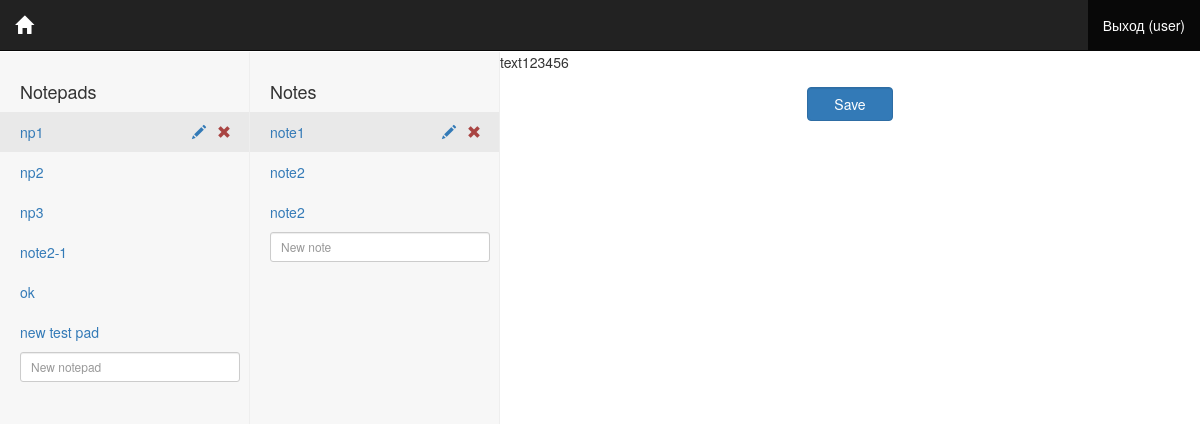
Page /note/1/ on the earlier database version.
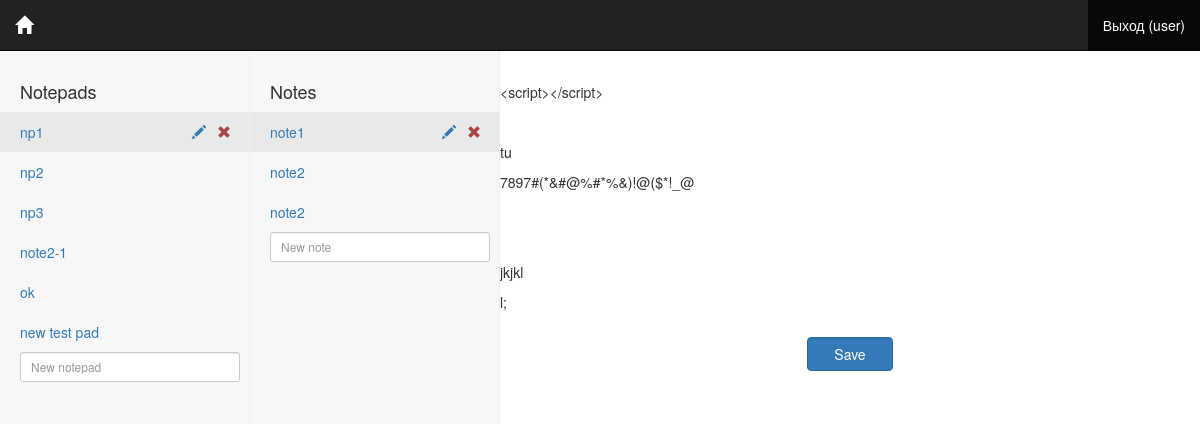
Same page on the later database version.
### main/models.py (models this page shows, shortened)
class User(models.Model):
    name = models.CharField(max_length=32)
    password = models.CharField(max_length=128)
    avatar = models.CharField(max_length=128, blank = True)
    reg_date = models.DateTimeField(auto_now_add=True)
    last_seen = models.DateTimeField(auto_now=True)

class Notepad(models.Model):
    title = models.CharField(max_length=32)
    user = models.ForeignKey(User, related_name='notepads')

class Note(models.Model):
    title = models.CharField(max_length=32)
    text = models.TextField(blank = True)
    notepad = models.ForeignKey(Notepad, related_name='notes')

### main/views.py (the view)
# urls.py: url(r'^note/(?P<note_id>\d+)/$', views.note, name='note'),
@csrf_exempt
def note(request, note_id):
    user = User.objects.get(id=1)
    note = Note.objects.get(id=note_id)
    notepad = note.notepad
    if request.method == 'POST':
        text = request.POST.dict()['text']
        note.text = text
        note.save()
        return HttpResponse(json.dumps({'status': 'Success'}))
    form_notepad = NotepadForm()
    form_note_add = NoteForm()
    form_note_update = NoteForm(initial={'title': note.title})
    context = {'user': user,
        'form_notepad': form_notepad,
        'form_note_add': form_note_add,
        'form_note_update': form_note_update,
        'current_notepad': notepad,
        'current_note': note
    }
    return render(request, 'main/note.html', context)

### main/forms.py
class NotepadForm(forms.ModelForm):
    class Meta:
        model = Notepad
        fields = ['title']

class NoteForm(forms.ModelForm):
    class Meta:
        model = Note
        fields = ['title', 'text']

### main/templates/main/note.html (shortened to what this page needs)
{% extends "main/index.html" %}

### main/templates/main/index.html (shortened to what this page needs)
{% extends "main/base.html" %}
{% block content %}
{% load widget_tweaks %}
<div class="sidebar-first">
    <ul class="nav nav-sidebar">
        <li>
            <h4>Notepads</h4>
        </li>
        {% for notepad in user.notepads.all %}
        <li {% if notepad == current_notepad %}class="active"{% endif %}>
            <a href="{% url 'notepad' notepad_id=notepad.id %}">
                {{notepad.title}}
                <span class="link-edit">
                    <i class="glyphicon glyphicon-pencil text-primary" data-toggle="modal" data-target="#modal-edit"></i>
                </span>
                <span class="link-del">
                    <i class="glyphicon glyphicon-remove text-danger"></i>
                </span>
            </a>
        </li>
        {% endfor %}
        <li>
            <form method="POST">
                <div class="form-group">
                    {% render_field form_notepad.title class="form-control input-sm" placeholder="New notepad" %}
                </div>
            </form>
        </li>
    </ul>
</div>
<div class="sidebar-second">
    <ul class="nav nav-sidebar">
        <li>
            <h4>Notes</h4>
        </li>
        {% if current_notepad %}
        {% for note in current_notepad.notes.all %}
        <li {% if note == current_note %}class="active"{% endif %}>
            <a href="{% url 'note' note_id=note.id %}">
                {{note.title}}
                <span class="link-edit">
                    <i class="glyphicon glyphicon-pencil text-primary" data-toggle="modal" data-target="#modal-edit"></i>
                </span>
                <span class="link-del">
                    <i class="glyphicon glyphicon-remove text-danger" data-toggle="modal" data-target="#modal-del"></i>
                </span>
            </a>
        </li>
        {% endfor %}
        <li>
            <form method="POST">
                <div class="form-group">
                    {% render_field form_note_add.title class="form-control input-sm" placeholder="New note" %}
                </div>
            </form>
        </li>
        {% endif %}
    </ul>
</div>
<div class="main">
    {% if current_note %}
    <div id="summernote">{{current_note.text|safe}}</div>
    <div class="row text-center">
        <div class="col-md-2 col-md-offset-5">
            <input id="btn-save" class="btn btn-primary form-control" type="submit" value="Save">
        </div>
    </div>
    {% endif %}
</div>
{% endblock %}

### main/templates/main/base.html (shortened to what this page needs)
<!DOCTYPE html>
<head>
    {% load staticfiles %}
    <link rel="stylesheet" type="text/css" href="{% static 'css/bootstrap.min.css' %}">
    <link rel="stylesheet" type="text/css" href="{% static 'css/font-awesome.min.css' %}">
    <link rel="stylesheet" type="text/css" href="{% static 'css/summernote.css' %}">
    <link rel="stylesheet" type="text/css" href="{% static 'css/custom.css' %}">
</head>
<body>
<nav class="navbar navbar-inverse navbar-fixed-top">
    <div class="container-fluid">
        <div class="navbar-header">
            <a class="navbar-brand" href="/"><i class="glyphicon glyphicon-home"></i></a>
        </div>
        <div id="navbar" class="navbar-collapse collapse">
            <ul class="nav navbar-nav navbar-right">
                <li class="active">
                    <a href="#">Выход ({{user.name}})</a>
                </li>
            </ul>
        </div>
    </div>
</nav>
<div class="container-fluid">
    <div class="row">
            {% block content %}{% endblock %}
    </div>
</div>
</body>
</html>

### static/css/custom.css (style rules this page uses)
.navbar-inverse { border-radius: 0; }
.sidebar-first { padding: 20px; background-color: #f7f7f7; border-right: 1px solid #eee; position: fixed; overflow-x: hidden; overflow-y: scroll; top: 52px; left: 0px; bottom: 0; width: 250px; height: auto; }
.sidebar-second { padding: 20px; background-color: #f7f7f7; border-right: 1px solid #eee; position: fixed; overflow-x: hidden; overflow-y: scroll; top: 52px; left: 250px; bottom: 0; width: 250px; height: auto; }
.nav-sidebar { margin-right: -21px; margin-bottom: 20px; margin-left: -20px; }
.nav-sidebar > li > a, .nav-sidebar > li > form, .nav-sidebar > li > h4 { padding-left: 20px; padding-right: 10px; }
.nav-sidebar > .active > a, .nav-sidebar > .active > a:hover, .nav-sidebar > .active > a:focus { background-color: #e9e9e9; }
.form-group > span.link-add, li > a > span.link-edit, li > a > span.link-del { float: right; position: absolute; padding: 0px; display: none; }
li > a > span.link-edit { right: 44px; top: 10px; }
li > a > span.link-del { right: 19px; top: 10px; }
.form-group:hover > span.link-add, .nav-sidebar > li > a:hover > span.link-edit, .nav-sidebar > li > a:hover > span.link-del, .form-group > input:focus + span.link-add, .nav-sidebar > .active > a > span.link-edit, .nav-sidebar > .active > a > span.link-del { display: inline; cursor: pointer; }
.main { position: fixed; top: 52px; left: 500px; bottom: 0; right: 0; overflow-y: scroll; height: auto; width: auto; }
.main .row { padding: 15px; }

Differences in the rows shown:
changed Note "note1": text "text123456" → "<script></script> tu 7897#(*&#@%#*%&)!@($*!_@ jkjkl l;"
